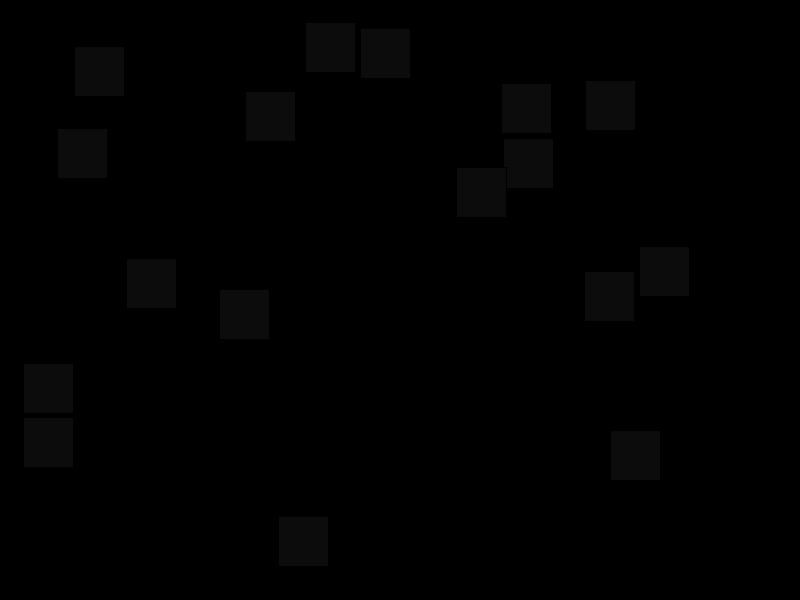
Frame 1 (no input)
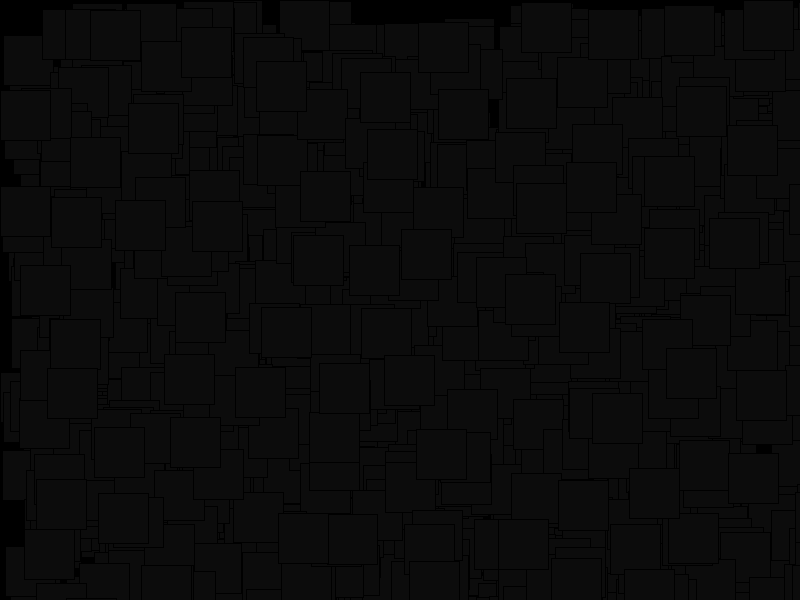
Frame 60 (the mouse pressed at the canvas centre just before this capture)
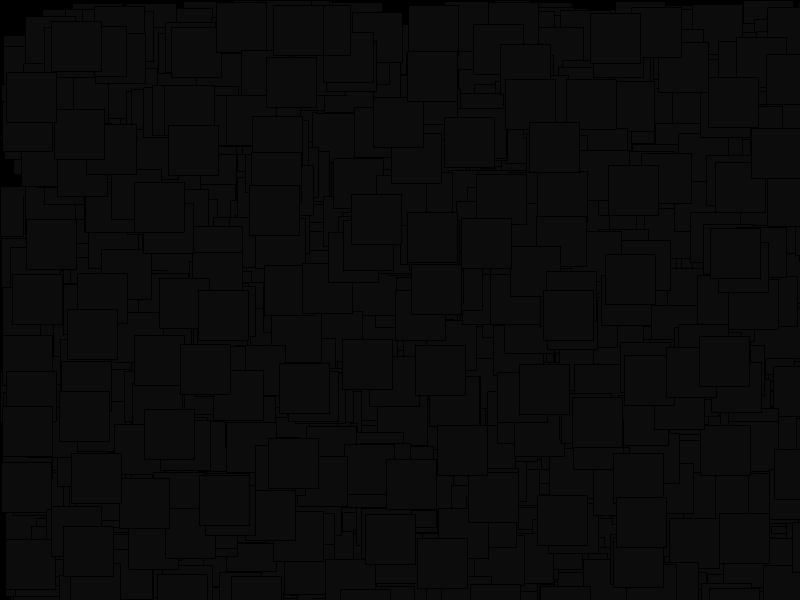
Frame 120 (the mouse held since frame 60 and released just before this capture)

The Processing sketch that drew these frames (run headless with seeded random() and noise(); from frame 60 on, the mouse is pressed at the canvas centre):

// Processing sketch: processing_157290
// ── processing_157290.pde

int value = 5;
 
void setup(){
   size(800, 600);
   colorMode(HSB,100);
   background(0);   
}
 
void draw() {
  for(float i=0; i < 100; i++) {
  float x = random(1500);
  float y = random(1500);
  fill(value);
  rect(x, y, 50, 50);
  }
}
 
void mouseMoved() {
  value = value + 50;
  if (value > 255) {
    value = 0;
  }
}
